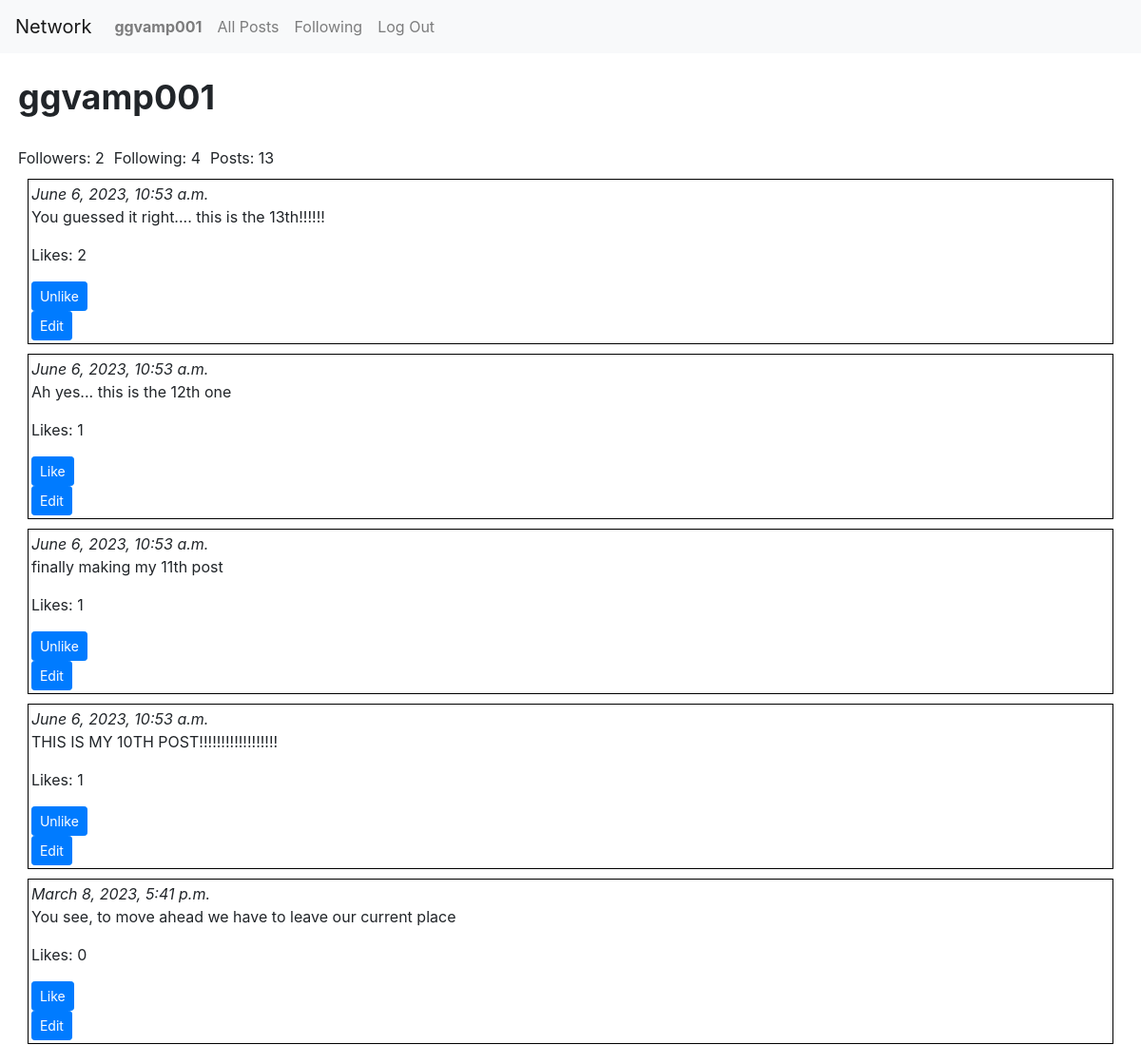
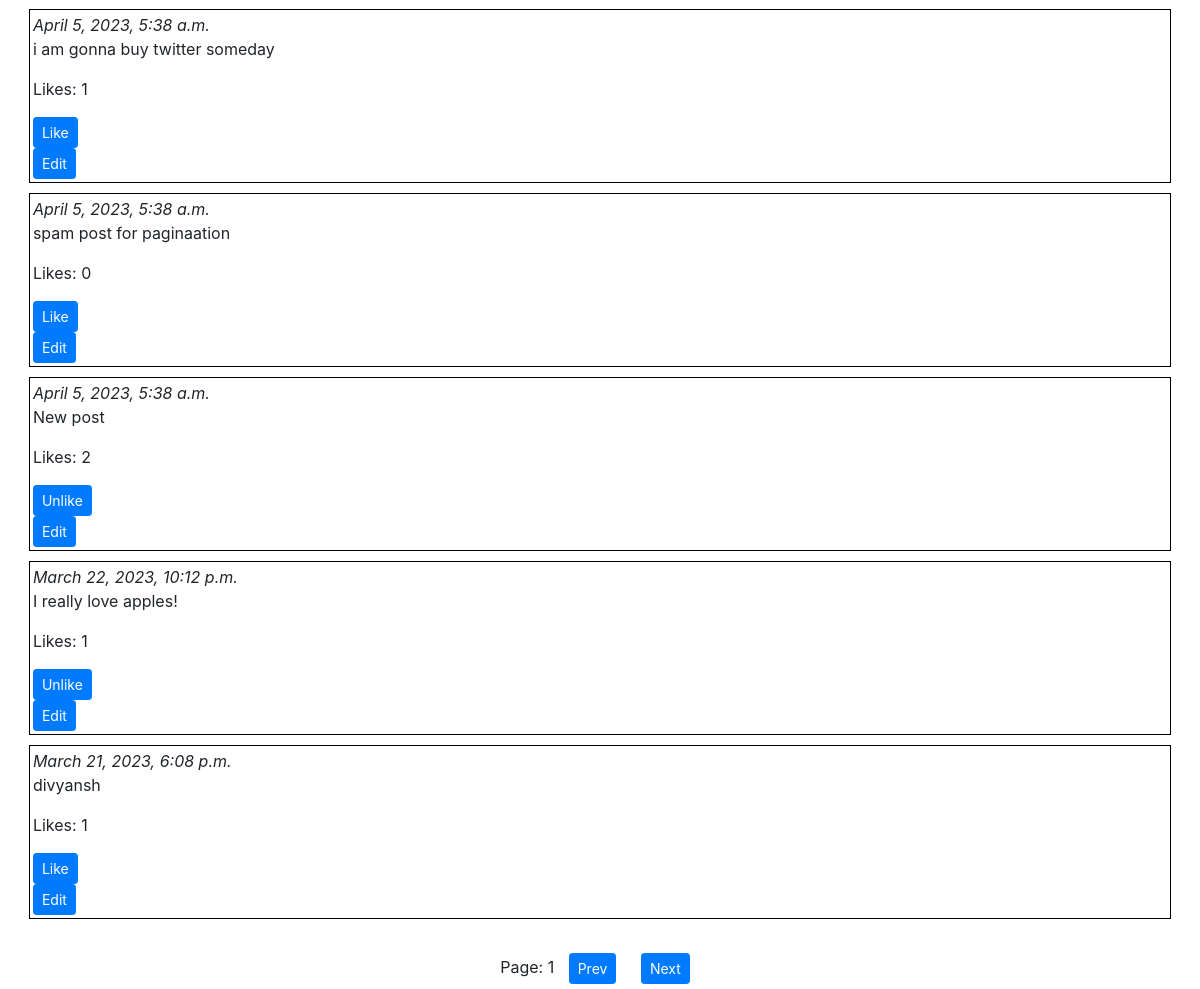
The app's page /user/ggvamp001 (signed in) with its own data (2 pictures, top to bottom).
### network/models.py (models this page shows, shortened)
class User(AbstractUser):
    pass

class Posts(models.Model):
    poster = models.ForeignKey(User, on_delete=models.CASCADE, related_name="posts")
    content = models.TextField(max_length=256)
    time = models.DateTimeField(default=datetime.now())

### network/views.py (the view)
# urls.py: path("user/<str:username>", views.userpage, name="userpage"),
def userpage(request, username):
    user = User.objects.get(username=username)
    allposts = list(Posts.objects.filter(poster=user).values())
    postcount = len(allposts)
    for post in allposts:
        post["likecount"] = len(Like.objects.filter(post_id=post["id"]))
        liked = Like.objects.filter(
            user=request.user, post=Posts.objects.get(id=post["id"])
        )
        if len(liked) == 0:
            post["liked"] = False
        else:
            post["liked"] = True
    allposts.reverse()
    follower = len(user.followers.all())
    following = len(user.following.all())
    try:
        Follower.objects.get(
            follower=User.objects.get(username=request.user.username),
            following=User.objects.get(username=username),
        )
        follow_status = True
    except:
        follow_status = False
    paginator = Paginator(allposts, 10)
    page_no = request.GET.get("page")
    if page_no is None or int(page_no) < 0 or int(page_no) > paginator.num_pages:
        page_no = 1
    page_obj = list(paginator.get_page(page_no))
    return render(
        request,
        "network/userpage.html",
        {
            "username": username,
            "posts": page_obj,
            "pagecount": paginator.num_pages,
            "page": page_no,
            "postcount": postcount,
            "followers": follower,
            "following": following,
            "follow_status": follow_status,
        },
    )

### network/templates/network/userpage.html (shortened to what this page needs)
{% extends "network/layout.html" %}
{% load static %}
{% block body %}
    <div id="UserBody">
        <div id="username">
            {{username}}
        </div>
        <div id="belowFollowButton">
            <div>Followers: {{followers}}</div> <div>Following: {{following}}</div> <div>Posts: {{postcount}}</div>
        </div>
        <div>
            {% for post in posts %}
            <div class="post">
                <i>{{post.time}}</i>
                <div id="toHide{{post.id}}">
                <p id="toupdate{{post.id}}">{{post.content}} </p>
                <p id="post{{post.id}}">Likes: {{post.likecount}}</p>
                {% if user.is_authenticated %}
                <form id="{{post.id}}form" onsubmit="LikePost({{post.id}}); return false">
                    <button class="btn btn-primary btn-sm" id="button{{post.id}}" type="submit">
                        {% if post.liked %}
                            Unlike
                        {% else %}
                            Like
                        {% endif %}
                    </button>
                </form>
                </div>
                {% if user.id == post.poster_id %}
                    <button class="btn btn-primary btn-sm" id="editButton{{post.id}}" onclick="editpost({{post.id}})">Edit</button>
                {% endif %}
                {% endif %}
            </div>
            {% endfor %}
        </div>
    </div>
        {% if pagecount > 1 %}
        <div id="paginatory">
            Page: {{page}}
            <form id="prevButtonForm">
                <button class="btn btn-primary btn-sm" type="submit">Prev</button>
            </form>
            <form action="/user/{{username}}" id="nextButtonForm" method="GET">
                <button class="btn btn-primary btn-sm" type="submit">Next</button>
            </form>
        </div>
        {% endif %}
{% endblock %}

### network/templates/network/layout.html (shortened to what this page needs)
{% load static %}
<!DOCTYPE html>
<html lang="en">
    <head>
        <link rel="stylesheet" href="https://stackpath.bootstrapcdn.com/bootstrap/4.4.1/css/bootstrap.min.css">
        <link href="{% static 'network/styles.css' %}" rel="stylesheet">
    </head>
    <body>
        <nav class="navbar navbar-expand-lg navbar-light bg-light">
            <a class="navbar-brand" href="{% url 'index' %}">Network</a>
            <div>
              <ul class="navbar-nav mr-auto">
                {% if user.is_authenticated %}
                    <li class="nav-item">
                        <a class="nav-link" href="{% url 'userpage' user.username %}"><strong>{{ user.username }}</strong></a>
                    </li>
                {% endif %}
                <li class="nav-item">
                  <a class="nav-link" href="{% url 'index' %}">All Posts</a>
                </li>
                {% if user.is_authenticated %}
                    <li class="nav-item">
                        <form id="followingButton">
                            <input class="nav-link" id="following" type="submit" value="Following">
                        </form>
                    </li>
                    <li class="nav-item">
                        <a class="nav-link" href="{% url 'logout' %}">Log Out</a>
                    </li>
                {% endif %}
              </ul>
            </div>
          </nav>
        <div class="body">
            {% block body %}
            {% endblock %}
        </div>
    </body>
</html>

### network/static/network/styles.css (style rules this page uses)
.post { border: 1px solid black; margin: 10px; padding: 3px; }
#username { font-size: 36px; font-weight: bold; padding-bottom: 15px; animation-name: enterFromRight; animation-duration: 2s; }
.navbar { animation-name: enterFromBottom; animation-duration: 3s; }
#UserBody { padding: .5cm; }
#belowFollowButton { display: flex; flex: wrap; }
#belowFollowButton>div { padding-right: 10px; padding-top: 10px; }
#following { border: none; background: none; }
#paginatory { text-align: center; }
#paginatory * { margin: 5px; display: inline; }

### records on screen
User: username "ggvamp001"
Posts: time "June 6, 2023, 10:53 a.m.", content "You guessed it right.... this is the 13th!!!!!!", likecount "2", shows "Unlike"
Posts: time "June 6, 2023, 10:53 a.m.", content "Ah yes... this is the 12th one", likecount "1", shows "Like"
Posts: time "June 6, 2023, 10:53 a.m.", content "finally making my 11th post", likecount "1", shows "Unlike"
Posts: time "June 6, 2023, 10:53 a.m.", content "THIS IS MY 10TH POST!!!!!!!!!!!!!!!!!!", likecount "1", shows "Unlike"
Posts: time "March 8, 2023, 5:41 p.m.", content "You see, to move ahead we have to leave our current place", likecount "0", shows "Like"
Posts: time "April 5, 2023, 5:38 a.m.", content "i am gonna buy twitter someday", likecount "1", shows "Like"
Posts: time "April 5, 2023, 5:38 a.m.", content "spam post for paginaation", likecount "0", shows "Like"
Posts: time "April 5, 2023, 5:38 a.m.", content "New post", likecount "2", shows "Unlike"
Posts: time "March 22, 2023, 10:12 p.m.", content "I really love apples!", likecount "1", shows "Unlike"
Posts: time "March 21, 2023, 6:08 p.m.", content "divyansh", likecount "1", shows "Like"

### other values on screen
{{ followers }} "2"
{{ following }} "4"
{{ postcount }} "13"
{{ page }} "1"
